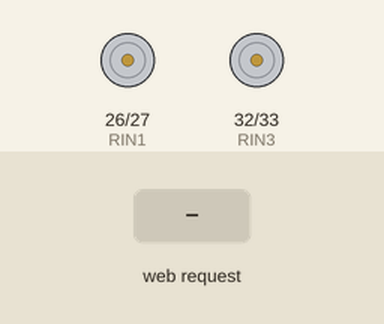
The sketch below on a simulated ESP32. Shown: motor-driver pin pairs drawn as motors (green arrow = first pin HIGH = forward, orange = second pin HIGH = backward, longer = more drive, scaled by the enable pin). Inputs (shaded band) come from the test bench. What the sketch prints to the serial monitor is not drawn.

Above: at 2.2 s.
2.3 s: HTTP request GET /forward received
At 2.6 s:
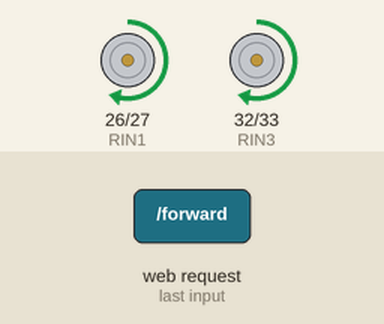
3.8 s: HTTP request GET /backward received
At 4.9 s:
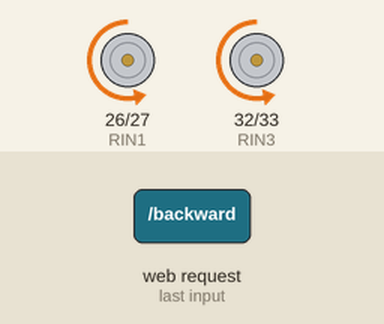
5.3 s: HTTP request GET /left received
At 6.3 s:
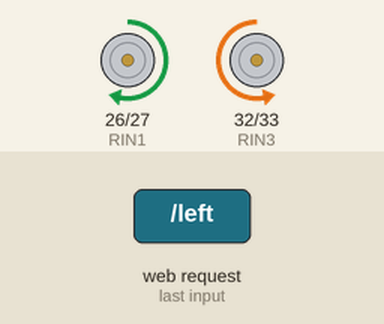
6.8 s: HTTP request GET /right received
At 7.4 s:
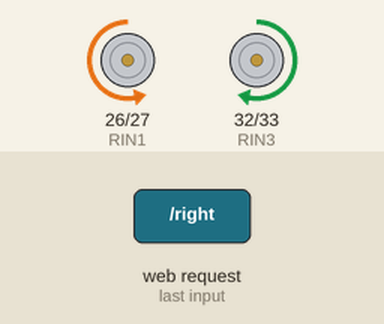
8.3 s: HTTP request GET /forward?value=1 received
At 9.5 s:
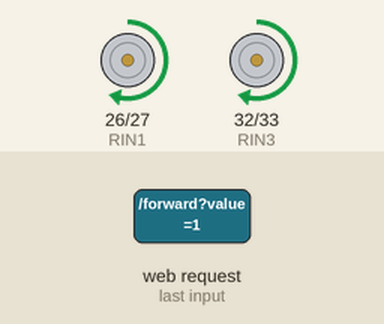
9.8 s: HTTP request GET /backward?value=1 received
At 10.7 s:
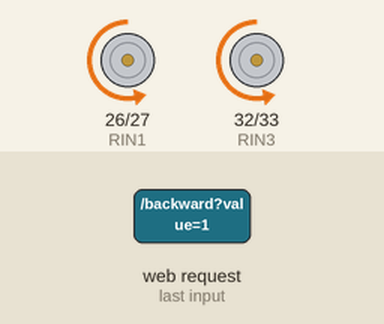
Timing chart, 0 to 12.3 s (numbered marks = the images above; inputs shaded):
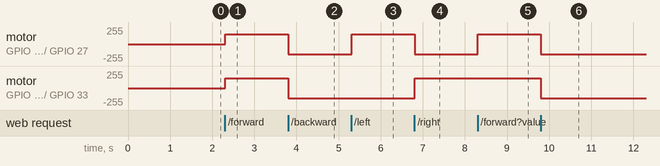

The sketch:

Sisyphus.ino
```cpp
#include <WiFi.h>
#include <WebServer.h>

//--------------------------------------------- (PINS) ------------
#define RENA 25
#define RIN1 26
#define RIN2 27
#define RIN3 32
#define RIN4 33
#define RENB 14

//--------------------------------------------- (VARIABLES) --------
int speedLinear = 150;
int speedTurn = 150;
WebServer server(80);

const char* ap_ssid = "MEPER_ESP32";
const char* ap_password = "12345678";

//--------------------------------------------- (MOTOR FUNCTIONS) ---
void forward() {
  digitalWrite(RIN1, HIGH);
  digitalWrite(RIN2, LOW);
  analogWrite(RENA, speedLinear);
  digitalWrite(RIN3, HIGH);
  digitalWrite(RIN4, LOW);
  analogWrite(RENB, speedLinear);
}

void backward() {
  digitalWrite(RIN1, LOW);
  digitalWrite(RIN2, HIGH);
  analogWrite(RENA, speedLinear);
  digitalWrite(RIN3, LOW);
  digitalWrite(RIN4, HIGH);
  analogWrite(RENB, speedLinear);
}

void right() {
  digitalWrite(RIN1, LOW);
  digitalWrite(RIN2, HIGH);
  analogWrite(RENA, speedTurn);
  digitalWrite(RIN3, HIGH);
  digitalWrite(RIN4, LOW);
  analogWrite(RENB, speedTurn);
}

void left() {
  digitalWrite(RIN1, HIGH);
  digitalWrite(RIN2, LOW);
  analogWrite(RENA, speedTurn);
  digitalWrite(RIN3, LOW);
  digitalWrite(RIN4, HIGH);
  analogWrite(RENB, speedTurn);
}

void stopMotors() {
  digitalWrite(RIN1, LOW);
  digitalWrite(RIN2, LOW);
  digitalWrite(RIN3, LOW);
  digitalWrite(RIN4, LOW);
  analogWrite(RENA, 0);
  analogWrite(RENB, 0);
}

//--------------------------------------------- (WEB HANDLERS) ---
void handleRoot() {
  String html = R"rawliteral(
<!DOCTYPE html>
<html>
<head>
  <meta name="viewport" content="width=device-width, initial-scale=1, user-scalable=no">
  <title>MEPER</title>
  <style>
    * { box-sizing: border-box; }
    body {
      margin: 0;
      min-height: 100vh;
      background: #f0f0f0;
      font-family: Arial, sans-serif;
      display: flex;
      align-items: center;
      justify-content: center;
      padding: 10px;
    }
    .container {
      width: 100%;
      max-width: 500px;
      height: 90vh;
      max-height: 700px;
      display: flex;
      flex-direction: column;
      justify-content: space-between;
      background: #fff;
      border-radius: 20px;
      box-shadow: 0 0 20px rgba(0,0,0,0.1);
      padding: 20px;
    }
    .top-bar {
      display: flex;
      justify-content: space-between;
      align-items: center;
      padding: 0 5px;
      margin-bottom: 10px;
    }
    .title {
      font-size: 24px;
      font-weight: bold;
      color: #333;
    }
    .speed-indicators {
      display: flex;
      gap: 15px;
      font-size: 16px;
      font-weight: bold;
      color: #333;
    }
    .speed-indicators span {
      background: #f0f0f0;
      padding: 4px 10px;
      border-radius: 12px;
    }
    .main-area {
      display: flex;
      flex: 1;
      align-items: center;
      justify-content: space-around;
      gap: 20px;
      min-height: 0;
    }
    .left-buttons {
      display: flex;
      flex-direction: column;
      align-items: center;
      gap: 20px;
    }
    .right-speed {
      display: flex;
      flex-direction: column;
      align-items: center;
      justify-content: center;
      gap: 40px;   /* AUMENTADO de 20px para 40px */
      height: 100%;
    }
    .bottom-row {
      display: flex;
      justify-content: flex-end;
      gap: 40px;
      margin-top: 20px;
      padding: 0 10px;
    }
    .button-group {
      display: flex;
      flex-direction: column;
      align-items: center;
      gap: 5px;
    }
    .btn {
      width: 240px;
      height: 240px;
      border: none;
      border-radius: 20px;
      background: #4CAF50;
      box-shadow: 3px 3px 8px rgba(0,0,0,0.2);
      cursor: pointer;
      touch-action: manipulation;
      transition: transform 0.1s;
    }
    .btn:active {
      transform: scale(0.90);
      background: #45a049;
    }
    .label {
      font-size: 16px;
      font-weight: bold;
      color: #333;
      user-select: none;
    }
    .speed-wrapper {
      display: flex;
      flex-direction: column;
      align-items: center;
      justify-content: center;
      width: 100%;
    }
    .speed-slider-horizontal {
      -webkit-appearance: none;
      appearance: none;
      width: 200px;
      height: 10px;
      background: #ccc;
      border-radius: 5px;
      outline: none;
      cursor: pointer;
    }
    .speed-slider-horizontal::-webkit-slider-thumb {
      -webkit-appearance: none;
      appearance: none;
      width: 30px;
      height: 30px;
      border-radius: 50%;
      background: #4CAF50;
      cursor: pointer;
    }
    .speed-slider-horizontal::-moz-range-thumb {
      width: 30px;
      height: 30px;
      border-radius: 50%;
      background: #4CAF50;
      cursor: pointer;
      border: none;
    }
    .slider-label {
      font-size: 14px;
      font-weight: bold;
      color: #555;
      margin-top: 4px;
    }
    @media (max-width: 500px) {
      .btn { width: 180px; height: 180px; border-radius: 15px; }
      .left-buttons { gap: 15px; }
      .bottom-row { gap: 25px; }
      .speed-slider-horizontal { width: 150px; }
      .title { font-size: 20px; }
      .speed-indicators { font-size: 14px; gap: 10px; }
      .right-speed { gap: 30px; }   /* ajustado para telas médias */
    }
    @media (max-width: 400px) {
      .btn { width: 140px; height: 140px; border-radius: 12px; }
      .left-buttons { gap: 10px; }
      .bottom-row { gap: 15px; }
      .speed-slider-horizontal { width: 120px; }
      .right-speed { gap: 20px; }   /* ajustado para telas pequenas */
    }
  </style>
</head>
<body>
<div class="container">
  <div class="top-bar">
    <div class="title">MEPER</div>
    <div class="speed-indicators">
      <span>Linear: <span id="linearValue">150</span></span>
      <span>Turn: <span id="turnValue">150</span></span>
    </div>
  </div>

  <div class="main-area">
    <div class="left-buttons">
      <div class="button-group">
        <button class="btn" ontouchstart="sendCmd('forward')" ontouchend="sendCmd('stop')" onmousedown="sendCmd('forward')" onmouseup="sendCmd('stop')"></button>
        <span class="label">Forward</span>
      </div>
      <div class="button-group">
        <button class="btn" ontouchstart="sendCmd('backward')" ontouchend="sendCmd('stop')" onmousedown="sendCmd('backward')" onmouseup="sendCmd('stop')"></button>
        <span class="label">Backward</span>
      </div>
    </div>

    <div class="right-speed">
      <div class="speed-wrapper">
        <input type="range" min="0" max="255" value="150" class="speed-slider-horizontal" id="linearSlider" oninput="updateLinearSpeed(this.value)">
        <div class="slider-label">Linear</div>
      </div>
      <div class="speed-wrapper">
        <input type="range" min="0" max="255" value="150" class="speed-slider-horizontal" id="turnSlider" oninput="updateTurnSpeed(this.value)">
        <div class="slider-label">Turn</div>
      </div>
    </div>
  </div>

  <div class="bottom-row">
    <div class="button-group">
      <span class="label">Left</span>
      <button class="btn" ontouchstart="sendCmd('left')" ontouchend="sendCmd('stop')" onmousedown="sendCmd('left')" onmouseup="sendCmd('stop')"></button>
    </div>
    <div class="button-group">
      <span class="label">Right</span>
      <button class="btn" ontouchstart="sendCmd('right')" ontouchend="sendCmd('stop')" onmousedown="sendCmd('right')" onmouseup="sendCmd('stop')"></button>
    </div>
  </div>
</div>

<script>
  function sendCmd(cmd) {
    var xhr = new XMLHttpRequest();
    xhr.open("GET", "/" + cmd, true);
    xhr.send();
  }

  function updateLinearSpeed(value) {
    document.getElementById('linearValue').textContent = value;
    var xhr = new XMLHttpRequest();
    xhr.open("GET", "/speed?value=" + value, true);
    xhr.send();
  }

  function updateTurnSpeed(value) {
    document.getElementById('turnValue').textContent = value;
    var xhr = new XMLHttpRequest();
    xhr.open("GET", "/turnSpeed?value=" + value, true);
    xhr.send();
  }
</script>
</body>
</html>
)rawliteral";
  server.send(200, "text/html", html);
}

void handleSpeed() {
  if (server.hasArg("value")) {
    speedLinear = server.arg("value").toInt();
    Serial.print("Velocidade linear alterada para: ");
    Serial.println(speedLinear);
  }
  server.send(200, "text/plain", "OK");
}

void handleTurnSpeed() {
  if (server.hasArg("value")) {
    speedTurn = server.arg("value").toInt();
    Serial.print("Velocidade de giro alterada para: ");
    Serial.println(speedTurn);
  }
  server.send(200, "text/plain", "OK");
}

void handleCommand() {
  String command = server.uri();
  if (command == "/forward") forward();
  else if (command == "/backward") backward();
  else if (command == "/left") left();
  else if (command == "/right") right();
  else if (command == "/stop") stopMotors();
  server.send(200, "text/plain", "OK");
}

//--------------------------------------------- (SETUP) ------------
void setup() {
  Serial.begin(115200);
  delay(1000);

  pinMode(RENA, OUTPUT);
  pinMode(RIN1, OUTPUT);
  pinMode(RIN2, OUTPUT);
  pinMode(RIN3, OUTPUT);
  pinMode(RIN4, OUTPUT);
  pinMode(RENB, OUTPUT);

  stopMotors();

  Serial.println("Iniciando Access Point...");
  WiFi.softAP(ap_ssid, ap_password);

  IPAddress IP = WiFi.softAPIP();
  Serial.print("AP IP address: ");
  Serial.println(IP);
  Serial.print("SSID: ");
  Serial.println(ap_ssid);
  Serial.println("Conecte seu telefone a esta rede e acesse http://192.168.4.1");

  server.on("/", handleRoot);
  server.on("/speed", handleSpeed);
  server.on("/turnSpeed", handleTurnSpeed);
  server.on("/forward", handleCommand);
  server.on("/backward", handleCommand);
  server.on("/left", handleCommand);
  server.on("/right", handleCommand);
  server.on("/stop", handleCommand);

  server.begin();
  Serial.println("Servidor web iniciado!");
}

//--------------------------------------------- (MAIN LOOP) ---------
void loop() {
  server.handleClient();
  delay(10);
}
```

Measured:
- after the input at 2.3 s, motor on GPIO 26 (RIN1) / GPIO 27 (RIN2), motor on GPIO 32 (RIN3) / GPIO 33 (RIN4): stopped → forward 150/255 at once
- after the input at 3.8 s, motor on GPIO 26 (RIN1) / GPIO 27 (RIN2), motor on GPIO 32 (RIN3) / GPIO 33 (RIN4): forward 150/255 → backward 150/255 at once
- after the input at 5.3 s, motor on GPIO 26 (RIN1) / GPIO 27 (RIN2): backward 150/255 → forward 150/255 at once
- after the input at 6.8 s, motor on GPIO 26 (RIN1) / GPIO 27 (RIN2): forward 150/255 → backward 150/255 at once; motor on GPIO 32 (RIN3) / GPIO 33 (RIN4): backward 150/255 → forward 150/255 at once
- after the input at 8.3 s, motor on GPIO 26 (RIN1) / GPIO 27 (RIN2): backward 150/255 → forward 150/255 at once
- after the input at 9.8 s, motor on GPIO 26 (RIN1) / GPIO 27 (RIN2), motor on GPIO 32 (RIN3) / GPIO 33 (RIN4): forward 150/255 → backward 150/255 at once
